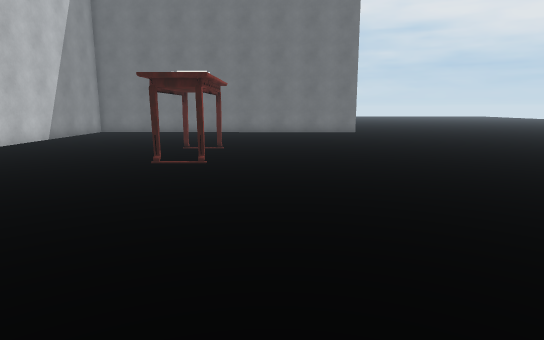
view 1 (above)

13 first-person views from a walk through a 3-D level made in the Unity game engine. The camera is 1.5 m above the floor, tilts 10° down and sees 75° across. The floor is counted in squares, 1 m on a side. Each view is taken from the middle of a square. On the plan, view 1 faces up. The plan holds only what a view shows up to about 16 squares ahead; the rest is blank. The place goes on beyond the plan. The player character is not drawn. Some surface patterns are stand-ins.

view 2
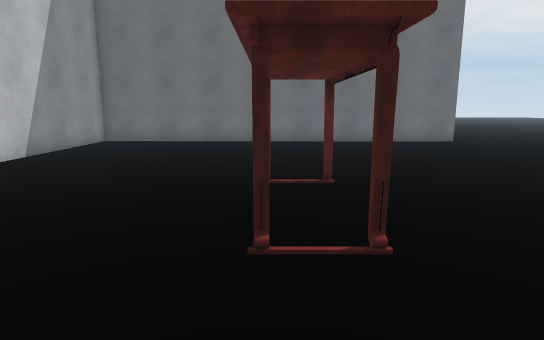

view 3
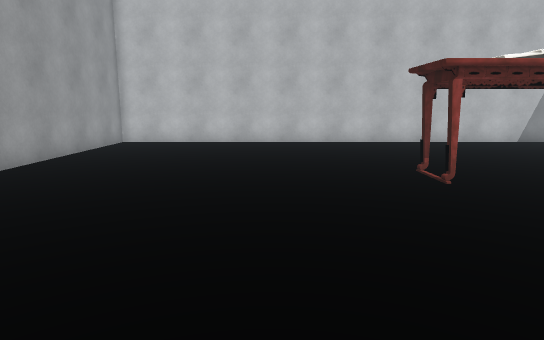

view 4
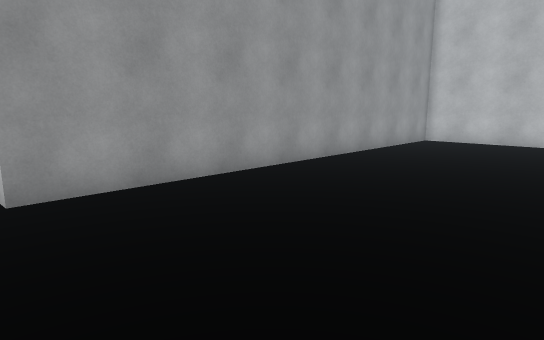

view 5
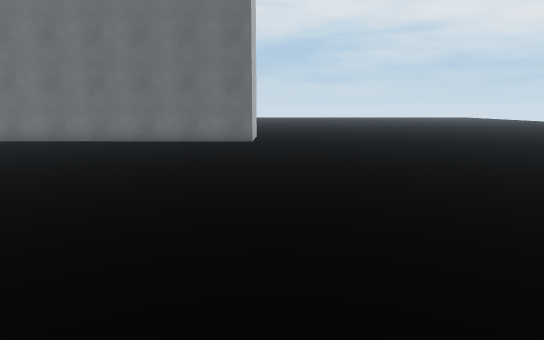

view 6
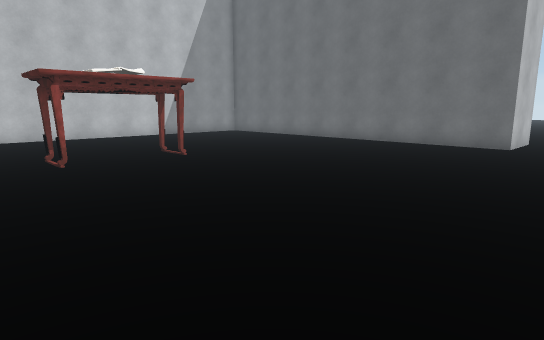

view 7
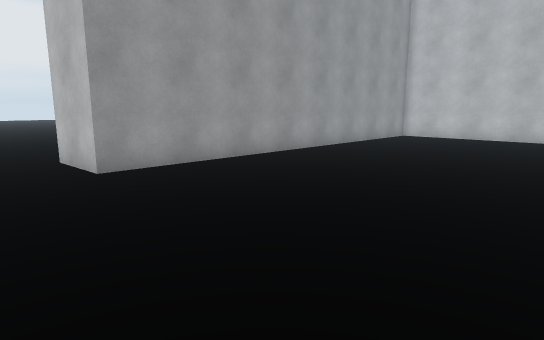

view 8
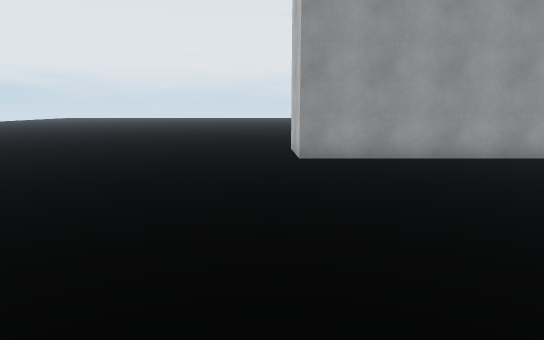

view 9
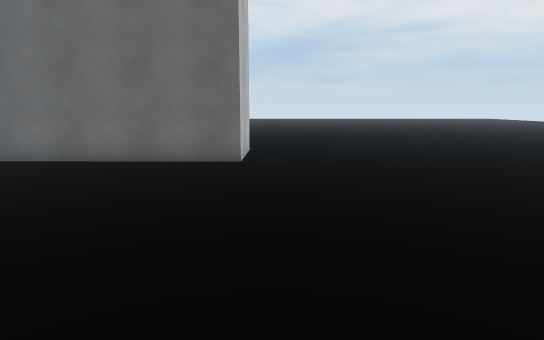

view 10
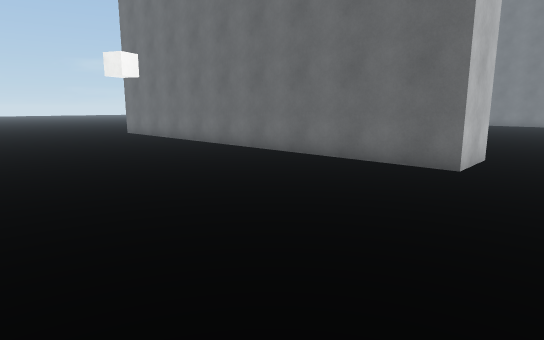

view 11
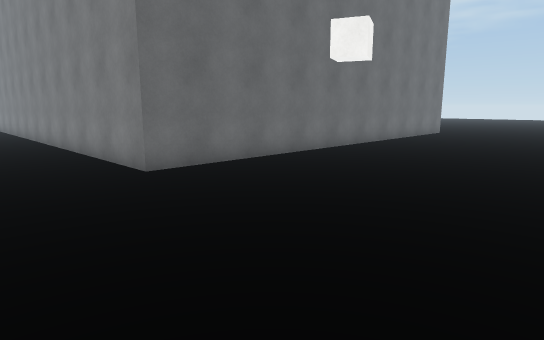

view 12
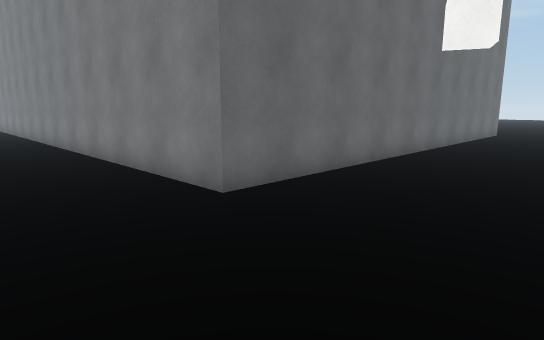

view 13
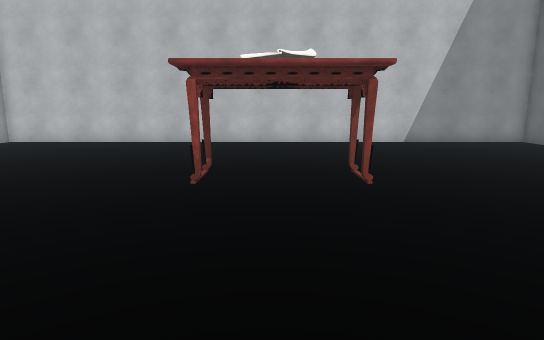

### Floor plan
Points are (right, up) in squares from view 1. A wall is a line through its corners. A room is listed if a view was taken in it or the views show most of it. See-through windows are left out.
Room 1 (views 1, 2, 3, 4, 5, 6, 7, 8, 9, 13)
walls: (5.2, 24.8) (5.1, 21.9) (-10.6, 22) (-10.6, -0.6) (5.2, -0.5)
ways out: opening at (7, -1) to room 2; opening at (7, 26) to room 2
objects: other object (-3, 13) to (-2, 13)
Room 2 (views 10, 11, 12)
walls: (5.2, -0.5) (5.3, -3) (-13.3, -3) (-13.2, 11.2)
ways out: opening at (7, -1) to room 1; opening at (7, 26) to room 1

Where each view was taken, in squares from view 1:
view 1: 0 up, 0 right, facing up
view 2: 6 up, 3 left, facing up
view 3: 6 up, 5 right, facing left
view 4: 6 up, 6 right, facing down-left
view 5: 6 up, 6 right, facing up
view 6: 7 up, 8 right, facing up-left
view 7: 8 up, 8 right, facing down-left
view 8: 10 up, 6 right, facing down
view 9: 12 up, 6 right, facing up
view 10: 12 down, 8 right, facing up-left
view 11: 11 down, 17 left, facing up-right
view 12: 8 down, 17 left, facing up-right
view 13: 11 up, 5 right, facing left
